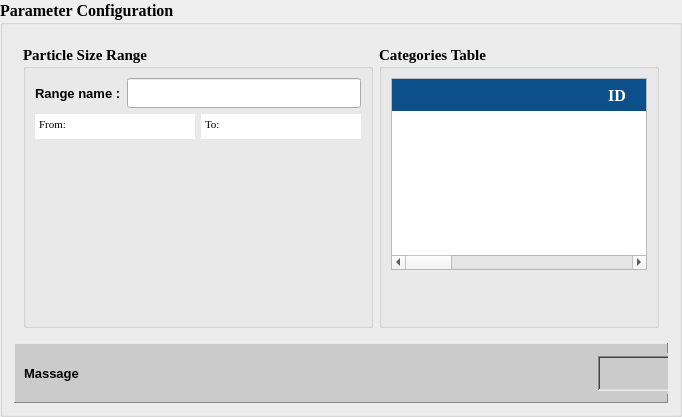
                         <widget class="QGroupBox" name="groupBox_7">
                          <property name="font">
                           <font>
                            <family>Times New Roman</family>
                            <pointsize>12</pointsize>
                            <weight>75</weight>
                            <bold>true</bold>
                           </font>
                          </property>
                          <property name="title">
                           <string>Parameter Configuration</string>
                          </property>
                          <layout class="QVBoxLayout" name="verticalLayout_8">
                           <item>
                            <widget class="QFrame" name="frame_8">
                             <property name="styleSheet">
                              <string notr="true">QPushButton{
	border: None;
	color: rgb(255, 255, 255);
}

QPushButton:hover{
	background: #3E9EF0; 
}

QPushButton:disabled{
	background: #8D8D8D; 
}

QPushButton:pressed{
	background: black; 
}
</string>
                             </property>
                             <property name="locale">
                              <locale language="English" country="UnitedStates"/>
                             </property>
                             <property name="frameShape">
                              <enum>QFrame::NoFrame</enum>
                             </property>
                             <property name="frameShadow">
                              <enum>QFrame::Raised</enum>
                             </property>
                             <layout class="QHBoxLayout" name="horizontalLayout_5">
                              <item>
                               <widget class="QGroupBox" name="groupBox_5">
                                <property name="minimumSize">
                                 <size>
                                  <width>350</width>
                                  <height>0</height>
                                 </size>
                                </property>
                                <property name="maximumSize">
                                 <size>
                                  <width>300</width>
                                  <height>16777215</height>
                                 </size>
                                </property>
                                <property name="font">
                                 <font>
                                  <family>Times New Roman</family>
                                  <pointsize>11</pointsize>
                                  <weight>75</weight>
                                  <bold>true</bold>
                                 </font>
                                </property>
                                <property name="title">
                                 <string>Particle Size Range</string>
                                </property>
                                <layout class="QVBoxLayout" name="verticalLayout_12">
                                 <item>
                                  <layout class="QHBoxLayout" name="horizontalLayout_53">
                                   <item>
                                    <widget class="QLabel" name="label_29">
                                     <property name="font">
                                      <font>
                                       <pointsize>10</pointsize>
                                       <weight>75</weight>
                                       <bold>true</bold>
                                      </font>
                                     </property>
                                     <property name="text">
                                      <string>Range name :</string>
                                     </property>
                                    </widget>
                                   </item>
                                   <item>
                                    <widget class="QLineEdit" name="range_desc_lineedit">
                                     <property name="sizePolicy">
                                      <sizepolicy hsizetype="Expanding" vsizetype="Fixed">
                                       <horstretch>0</horstretch>
                                       <verstretch>30</verstretch>
                                      </sizepolicy>
                                     </property>
                                     <property name="minimumSize">
                                      <size>
                                       <width>0</width>
                                       <height>30</height>
                                      </size>
                                     </property>
                                     <property name="font">
                                      <font>
                                       <family>Times New Roman</family>
                                       <pointsize>11</pointsize>
                                      </font>
                                     </property>
                                     <property name="alignment">
                                      <set>Qt::AlignCenter</set>
                                     </property>
                                    </widget>
                                   </item>
                                  </layout>
                                 </item>
                                 <item>
                                  <layout class="QVBoxLayout" name="verticalLayout_11">
                                   <item>
                                    <layout class="QHBoxLayout" name="horizontalLayout_19">
                                     <item>
                                      <widget class="QTextEdit" name="textEdit">
                                       <property name="maximumSize">
                                        <size>
                                         <width>16777215</width>
                                         <height>25</height>
                                        </size>
                                       </property>
                                       <property name="font">
                                        <font>
                                         <family>Times New Roman</family>
                                         <pointsize>11</pointsize>
                                        </font>
                                       </property>
                                       <property name="cursor" stdset="0">
                                        <cursorShape>IBeamCursor</cursorShape>
                                       </property>
                                       <property name="frameShape">
                                        <enum>QFrame::NoFrame</enum>
                                       </property>
                                       <property name="frameShadow">
                                        <enum>QFrame::Sunken</enum>
                                       </property>
                                       <property name="lineWidth">
                                        <number>0</number>
                                       </property>
                                       <property name="readOnly">
                                        <bool>true</bool>
                                       </property>
                                       <property name="html">
                                        <string>&lt;!DOCTYPE HTML PUBLIC &quot;-//W3C//DTD HTML 4.0//EN&quot; &quot;http://www.w3.org/TR/REC-html40/strict.dtd&quot;&gt;
&lt;html&gt;&lt;head&gt;&lt;meta name=&quot;qrichtext&quot; content=&quot;1&quot; /&gt;&lt;style type=&quot;text/css&quot;&gt;
p, li { white-space: pre-wrap; }
&lt;/style&gt;&lt;/head&gt;&lt;body style=&quot; font-family:'Times New Roman'; font-size:11pt; font-weight:400; font-style:normal;&quot;&gt;
&lt;p style=&quot; margin-top:0px; margin-bottom:0px; margin-left:0px; margin-right:0px; -qt-block-indent:0; text-indent:0px;&quot;&gt;&lt;span style=&quot; font-family:'MS Shell Dlg 2'; font-size:8.25pt;&quot;&gt;From:&lt;/span&gt;&lt;/p&gt;&lt;/body&gt;&lt;/html&gt;</string>
                                       </property>
                                      </widget>
                                     </item>
                                     <item>
                                      <spacer name="horizontalSpacer_2">
                                       <property name="orientation">
                                        <enum>Qt::Horizontal</enum>
                                       </property>
                                       <property name="sizeHint" stdset="0">
                                        <size>
                                         <width>40</width>
                                         <height>20</height>
                                        </size>
                                       </property>
                                      </spacer>
                                     </item>
                                     <item>
                                      <widget class="QTextEdit" name="textEdit_2">
                                       <property name="maximumSize">
                                        <size>
                                         <width>16777215</width>
                                         <height>25</height>
                                        </size>
                                       </property>
                                       <property name="font">
                                        <font>
                                         <family>Times New Roman</family>
                                         <pointsize>11</pointsize>
                                        </font>
                                       </property>
                                       <property name="cursor" stdset="0">
                                        <cursorShape>IBeamCursor</cursorShape>
                                       </property>
                                       <property name="frameShape">
                                        <enum>QFrame::NoFrame</enum>
                                       </property>
                                       <property name="frameShadow">
                                        <enum>QFrame::Sunken</enum>
                                       </property>
                                       <property name="lineWidth">
                                        <number>0</number>
                                       </property>
                                       <property name="readOnly">
                                        <bool>true</bool>
                                       </property>
                                       <property name="html">
                                        <string>&lt;!DOCTYPE HTML PUBLIC &quot;-//W3C//DTD HTML 4.0//EN&quot; &quot;http://www.w3.org/TR/REC-html40/strict.dtd&quot;&gt;
&lt;html&gt;&lt;head&gt;&lt;meta name=&quot;qrichtext&quot; content=&quot;1&quot; /&gt;&lt;style type=&quot;text/css&quot;&gt;
p, li { white-space: pre-wrap; }
&lt;/style&gt;&lt;/head&gt;&lt;body style=&quot; font-family:'Times New Roman'; font-size:11pt; font-weight:400; font-style:normal;&quot;&gt;
&lt;p style=&quot; margin-top:0px; margin-bottom:0px; margin-left:0px; margin-right:0px; -qt-block-indent:0; text-indent:0px;&quot;&gt;&lt;span style=&quot; font-family:'MS Shell Dlg 2'; font-size:8.25pt;&quot;&gt;To:&lt;/span&gt;&lt;/p&gt;&lt;/body&gt;&lt;/html&gt;</string>
                                       </property>
                                      </widget>
                                     </item>
                                    </layout>
                                   </item>
                                   <item>
                                    <layout class="QVBoxLayout" name="verticalLayout_13"/>
                                   </item>
                                   <item>
                                    <layout class="QHBoxLayout" name="horizontalLayout_28">
                                     <item>
                                      <widget class="QPushButton" name="add_category_range">
                                       <property name="minimumSize">
                                        <size>
                                         <width>50</width>
                                         <height>40</height>
                                        </size>
                                       </property>
                                       <property name="maximumSize">
                                        <size>
                                         <width>60</width>
                                         <height>16777215</height>
                                        </size>
                                       </property>
                                       <property name="font">
                                        <font>
                                         <family>Times New Roman</family>
                                         <pointsize>10</pointsize>
                                        </font>
                                       </property>
                                       <property name="cursor">
                                        <cursorShape>PointingHandCursor</cursorShape>
                                       </property>
                                       <property name="toolTip">
                                        <string>&lt;html&gt;&lt;head/&gt;&lt;body&gt;&lt;p&gt;&lt;span style=&quot; font-size:10pt;&quot;&gt;Add New Range&lt;/span&gt;&lt;/p&gt;&lt;/body&gt;&lt;/html&gt;</string>
                                       </property>
                                       <property name="text">
                                        <string/>
                                       </property>
                                       <property name="icon">
                                        <iconset>
                                         <normaloff>Icons/add (1).png</normaloff>Icons/add (1).png</iconset>
                                       </property>
                                       <property name="iconSize">
                                        <size>
                                         <width>30</width>
                                         <height>30</height>
                                        </size>
                                       </property>
                                      </widget>
                                     </item>
                                     <item>
                                      <widget class="QPushButton" name="remove_category_range">
                                       <property name="minimumSize">
                                        <size>
                                         <width>50</width>
                                         <height>40</height>
                                        </size>
                                       </property>
                                       <property name="maximumSize">
                                        <size>
                                         <width>60</width>
                                         <height>16777215</height>
                                        </size>
                                       </property>
                                       <property name="font">
                                        <font>
                                         <family>Times New Roman</family>
                                         <pointsize>10</pointsize>
                                        </font>
                                       </property>
                                       <property name="text">
                                        <string/>
                                       </property>
                                       <property name="icon">
                                        <iconset>
                                         <normaloff>Icons/remove.png</normaloff>Icons/remove.png</iconset>
                                       </property>
                                       <property name="iconSize">
                                        <size>
                                         <width>30</width>
                                         <height>30</height>
                                        </size>
                                       </property>
                                      </widget>
                                     </item>
                                     <item>
                                      <spacer name="horizontalSpacer_6">
                                       <property name="orientation">
                                        <enum>Qt::Horizontal</enum>
                                       </property>
                                       <property name="sizeHint" stdset="0">
                                        <size>
                                         <width>40</width>
                                         <height>20</height>
                                        </size>
                                       </property>
                                      </spacer>
                                     </item>
                                     <item>
                                      <widget class="QPushButton" name="range_apply_pushButton">
                                       <property name="minimumSize">
                                        <size>
                                         <width>50</width>
                                         <height>40</height>
                                        </size>
                                       </property>
                                       <property name="maximumSize">
                                        <size>
                                         <width>60</width>
                                         <height>16777215</height>
                                        </size>
                                       </property>
                                       <property name="font">
                                        <font>
                                         <family>Times New Roman</family>
                                         <pointsize>10</pointsize>
                                        </font>
                                       </property>
                                       <property name="toolTip">
                                        <string>&lt;html&gt;&lt;head/&gt;&lt;body&gt;&lt;p&gt;&lt;span style=&quot; font-size:10pt;&quot;&gt;Apply&lt;/span&gt;&lt;/p&gt;&lt;/body&gt;&lt;/html&gt;</string>
                                       </property>
                                       <property name="text">
                                        <string/>
                                       </property>
                                       <property name="icon">
                                        <iconset>
                                         <normaloff>Icons/okk (1).png</normaloff>Icons/okk (1).png</iconset>
                                       </property>
                                       <property name="iconSize">
                                        <size>
                                         <width>30</width>
                                         <height>30</height>
                                        </size>
                                       </property>
                                      </widget>
                                     </item>
                                    </layout>
                                   </item>
                                  </layout>
                                 </item>
                                 <item>
                                  <spacer name="verticalSpacer">
                                   <property name="orientation">
                                    <enum>Qt::Vertical</enum>
                                   </property>
                                   <property name="sizeHint" stdset="0">
                                    <size>
                                     <width>20</width>
                                     <height>40</height>
                                    </size>
                                   </property>
                                  </spacer>
                                 </item>
                                </layout>
                               </widget>
                              </item>
                              <item>
                               <widget class="QGroupBox" name="groupBox_19">
                                <property name="font">
                                 <font>
                                  <family>Times New Roman</family>
                                  <pointsize>11</pointsize>
                                  <weight>75</weight>
                                  <bold>true</bold>
                                 </font>
                                </property>
                                <property name="title">
                                 <string>Categories Table</string>
                                </property>
                                <layout class="QVBoxLayout" name="verticalLayout_27">
                                 <item>
                                  <widget class="QTableWidget" name="ranges_table">
                                   <property name="font">
                                    <font>
                                     <family>Times New Roman</family>
                                     <pointsize>12</pointsize>
                                    </font>
                                   </property>
                                   <property name="styleSheet">
                                    <string notr="true">QHeaderView::section {
    background-color: #0C508B;
    border: none;
    height: 32px;
	color : rgb(255,255,255)
}

QTableWidget QTableCornerButton::section {
    background-color:#0C508B;
    border: 1px solid #0C508B;
}

QTableWidget {
    gridline-color: #0C508B;
    font-size: 12pt;
}

</string>
                                   </property>
                                   <attribute name="horizontalHeaderDefaultSectionSize">
                                    <number>150</number>
                                   </attribute>
                                   <column>
                                    <property name="text">
                                     <string/>
                                    </property>
                                   </column>
                                   <column>
                                    <property name="text">
                                     <string>ID</string>
                                    </property>
                                    <property name="font">
                                     <font>
                                      <family>Times New Roman</family>
                                      <pointsize>12</pointsize>
                                      <weight>75</weight>
                                      <bold>true</bold>
                                     </font>
                                    </property>
                                   </column>
                                   <column>
                                    <property name="text">
                                     <string>Description</string>
                                    </property>
                                    <property name="font">
                                     <font>
                                      <family>Times New Roman</family>
                                      <pointsize>12</pointsize>
                                      <weight>75</weight>
                                      <bold>true</bold>
                                     </font>
                                    </property>
                                   </column>
                                   <column>
                                    <property name="text">
                                     <string>Ranges</string>
                                    </property>
                                    <property name="font">
                                     <font>
                                      <family>Times New Roman</family>
                                      <pointsize>12</pointsize>
                                      <weight>75</weight>
                                      <bold>true</bold>
                                     </font>
                                    </property>
                                   </column>
                                   <column>
                                    <property name="text">
                                     <string>Selected</string>
                                    </property>
                                    <property name="font">
                                     <font>
                                      <family>Times New Roman</family>
                                      <pointsize>12</pointsize>
                                      <weight>75</weight>
                                      <bold>true</bold>
                                     </font>
                                    </property>
                                   </column>
                                  </widget>
                                 </item>
                                 <item>
                                  <layout class="QHBoxLayout" name="horizontalLayout_54">
                                   <item>
                                    <widget class="QPushButton" name="apply_btn_range">
                                     <property name="minimumSize">
                                      <size>
                                       <width>50</width>
                                       <height>40</height>
                                      </size>
                                     </property>
                                     <property name="maximumSize">
                                      <size>
                                       <width>60</width>
                                       <height>16777215</height>
                                      </size>
                                     </property>
                                     <property name="font">
                                      <font>
                                       <family>Times New Roman</family>
                                       <pointsize>10</pointsize>
                                      </font>
                                     </property>
                                     <property name="toolTip">
                                      <string>&lt;html&gt;&lt;head/&gt;&lt;body&gt;&lt;p&gt;Display the selected items&lt;/p&gt;&lt;/body&gt;&lt;/html&gt;</string>
                                     </property>
                                     <property name="text">
                                      <string/>
                                     </property>
                                     <property name="icon">
                                      <iconset>
                                       <normaloff>Icons/selection.png</normaloff>Icons/selection.png</iconset>
                                     </property>
                                     <property name="iconSize">
                                      <size>
                                       <width>30</width>
                                       <height>30</height>
                                      </size>
                                     </property>
                                    </widget>
                                   </item>
                                   <item>
                                    <widget class="QPushButton" name="del_btn_range">
                                     <property name="minimumSize">
                                      <size>
                                       <width>50</width>
                                       <height>40</height>
                                      </size>
                                     </property>
                                     <property name="maximumSize">
                                      <size>
                                       <width>60</width>
                                       <height>16777215</height>
                                      </size>
                                     </property>
                                     <property name="font">
                                      <font>
                                       <family>Times New Roman</family>
                                       <pointsize>10</pointsize>
                                      </font>
                                     </property>
                                     <property name="toolTip">
                                      <string>&lt;html&gt;&lt;head/&gt;&lt;body&gt;&lt;p&gt;Clear selected items&lt;/p&gt;&lt;/body&gt;&lt;/html&gt;</string>
                                     </property>
                                     <property name="text">
                                      <string/>
                                     </property>
                                     <property name="icon">
                                      <iconset>
                                       <normaloff>Icons/delete.png</normaloff>Icons/delete.png</iconset>
                                     </property>
                                     <property name="iconSize">
                                      <size>
                                       <width>30</width>
                                       <height>30</height>
                                      </size>
                                     </property>
                                    </widget>
                                   </item>
                                   <item>
                                    <spacer name="horizontalSpacer_10">
                                     <property name="orientation">
                                      <enum>Qt::Horizontal</enum>
                                     </property>
                                     <property name="sizeHint" stdset="0">
                                      <size>
                                       <width>40</width>
                                       <height>20</height>
                                      </size>
                                     </property>
                                    </spacer>
                                   </item>
                                  </layout>
                                 </item>
                                </layout>
                               </widget>
                              </item>
                             </layout>
                            </widget>
                           </item>
                           <item>
                            <widget class="QFrame" name="status_frame_3">
                             <property name="minimumSize">
                              <size>
                               <width>0</width>
                               <height>60</height>
                              </size>
                             </property>
                             <property name="styleSheet">
                              <string notr="true"> background: #CBCBCB;</string>
                             </property>
                             <property name="frameShape">
                              <enum>QFrame::Panel</enum>
                             </property>
                             <property name="frameShadow">
                              <enum>QFrame::Raised</enum>
                             </property>
                             <widget class="QWidget" name="layoutWidget">
                              <property name="geometry">
                               <rect>
                                <x>10</x>
                                <y>10</y>
                                <width>1141</width>
                                <height>41</height>
                               </rect>
                              </property>
                              <layout class="QHBoxLayout" name="horizontalLayout_22">
                               <item>
                                <widget class="QLabel" name="label_24">
                                 <property name="minimumSize">
                                  <size>
                                   <width>0</width>
                                   <height>30</height>
                                  </size>
                                 </property>
                                 <property name="font">
                                  <font>
                                   <pointsize>10</pointsize>
                                   <weight>75</weight>
                                   <bold>true</bold>
                                  </font>
                                 </property>
                                 <property name="text">
                                  <string>Massage</string>
                                 </property>
                                </widget>
                               </item>
                               <item>
                                <widget class="QLabel" name="label_msg_range">
                                 <property name="minimumSize">
                                  <size>
                                   <width>150</width>
                                   <height>35</height>
                                  </size>
                                 </property>
                                 <property name="maximumSize">
                                  <size>
                                   <width>16777215</width>
                                   <height>35</height>
                                  </size>
                                 </property>
                                 <property name="font">
                                  <font>
                                   <pointsize>10</pointsize>
                                   <weight>75</weight>
                                   <bold>true</bold>
                                  </font>
                                 </property>
                                 <property name="frameShape">
                                  <enum>QFrame::WinPanel</enum>
                                 </property>
                                 <property name="frameShadow">
                                  <enum>QFrame::Sunken</enum>
                                 </property>
                                 <property name="text">
                                  <string/>
                                 </property>
                                </widget>
                               </item>
                              </layout>
                             </widget>
                            </widget>
                           </item>
                          </layout>
                         </widget>
